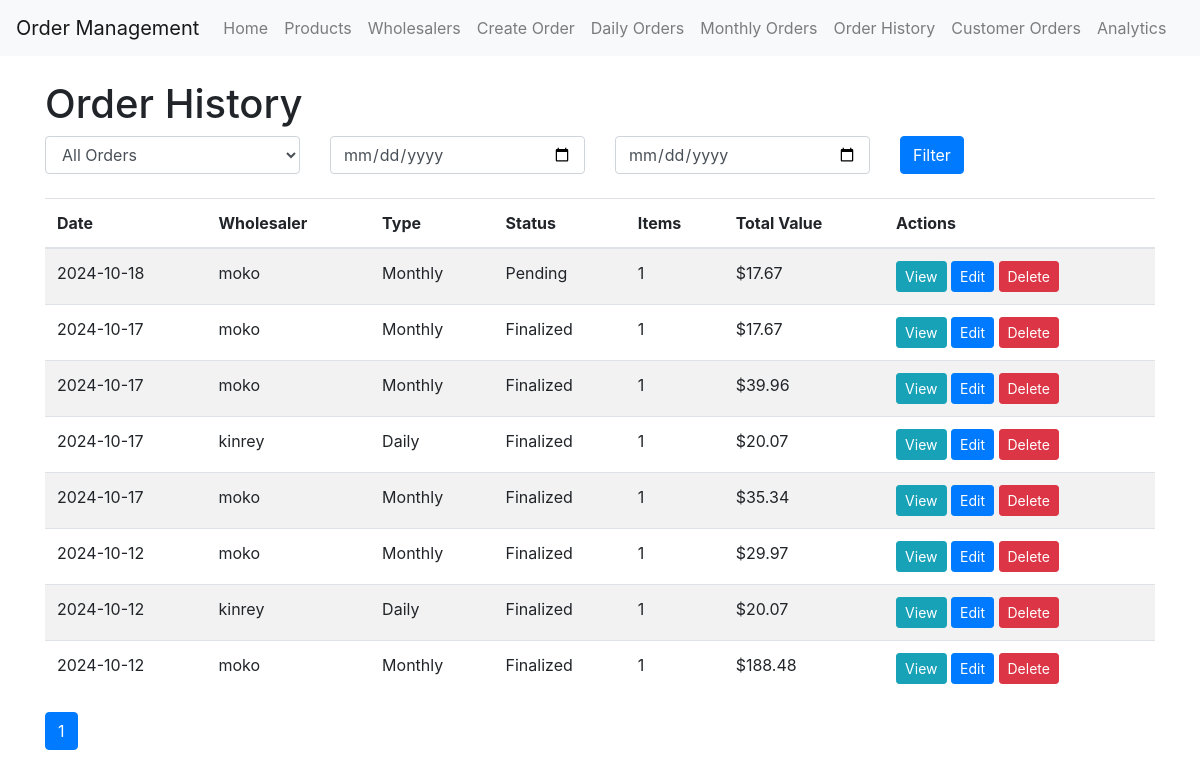
Page /order_history (signed in) on the committed database.
### app/models.py (models this page shows)
class OrderList(db.Model):
    id = db.Column(db.Integer, primary_key=True)
    date = db.Column(db.Date, nullable=False, default=datetime.utcnow().date)
    wholesaler_id = db.Column(db.Integer, db.ForeignKey('wholesaler.id'), nullable=False)
    wholesaler = db.relationship('Wholesaler', back_populates='order_lists')
    items = db.relationship('OrderListItem', back_populates='order_list', cascade='all, delete-orphan')
    status = db.Column(db.String(20), default='pending')  # 'pending', 'finalized'
    type = db.Column(db.String(10), nullable=False)  # 'daily' or 'monthly'
    finalized_date = db.Column(db.DateTime)
    def total_value(self):
        return sum(item.quantity * item.product.price for item in self.items)

class Wholesaler(db.Model):
    id = db.Column(db.Integer, primary_key=True)
    name = db.Column(db.String(100), nullable=False)
    is_daily = db.Column(db.Boolean, default=False)
    contact_person = db.Column(db.String(100))
    email = db.Column(db.String(120))
    phone = db.Column(db.String(20))
    products = db.relationship('Product', back_populates='wholesaler')
    order_lists = db.relationship('OrderList', back_populates='wholesaler')

class OrderListItem(db.Model):
    id = db.Column(db.Integer, primary_key=True)
    order_list_id = db.Column(db.Integer, db.ForeignKey('order_list.id'), nullable=False)
    product_id = db.Column(db.Integer, db.ForeignKey('product.id'), nullable=False)
    quantity = db.Column(db.Integer, nullable=False)
    comment = db.Column(db.Text)
    order_list = db.relationship('OrderList', back_populates='items')
    product = db.relationship('Product', backref='order_items')

class Product(db.Model):
    id = db.Column(db.Integer, primary_key=True)
    product_id = db.Column(db.String(20), unique=True, nullable=False)
    name = db.Column(db.String(100), nullable=False)
    size = db.Column(db.String(50))
    price = db.Column(db.Float, nullable=False)
    wholesaler_id = db.Column(db.Integer, db.ForeignKey('wholesaler.id'), nullable=False)
    wholesaler = db.relationship('Wholesaler', back_populates='products')
    available_in_store = db.Column(db.Boolean, default=True)

### app/main/routes.py (the view)
@bp.route('/order_history')
@login_required
def order_history():
    page = request.args.get('page', 1, type=int)
    per_page = 10  # Number of orders per page
    order_type = request.args.get('type', 'all')
    start_date = request.args.get('start_date')
    end_date = request.args.get('end_date')
    query = OrderList.query.options(
        joinedload(OrderList.items).joinedload(OrderListItem.product)
    )
    if order_type != 'all':
        query = query.filter(OrderList.type == order_type)
    if start_date:
        query = query.filter(OrderList.date >= datetime.strptime(start_date, '%Y-%m-%d').date())
    if end_date:
        query = query.filter(OrderList.date <= datetime.strptime(end_date, '%Y-%m-%d').date())
    sort_by = request.args.get('sort_by', 'date')
    sort_order = request.args.get('sort_order', 'desc')
    if sort_by == 'date':
        query = query.order_by(desc(OrderList.date) if sort_order == 'desc' else OrderList.date)
    elif sort_by == 'wholesaler':
        query = query.join(Wholesaler).order_by(desc(Wholesaler.name) if sort_order == 'desc' else Wholesaler.name)
    orders = query.paginate(page=page, per_page=per_page, error_out=False)
    return render_template('order_history.html', title='Order History', orders=orders,
                           order_type=order_type, start_date=start_date, end_date=end_date,
                           sort_by=sort_by, sort_order=sort_order)

### app/models.py (called while the page is built)
@login.user_loader
def load_user(id):
    return User.query.get(int(id))

### app/templates/order_history.html (shortened to what this page needs)
{% extends "base.html" %}
{% block content %}
<h1>Order History</h1>
<form method="GET" class="mb-4">
    <div class="row">
        <div class="col-md-3">
            <select name="type" class="form-control">
                <option value="all" {% if order_type == 'all' %}selected{% endif %}>All Orders</option>
            </select>
        </div>
        <div class="col-md-3">
            <input type="date" name="start_date" class="form-control" value="{{ start_date or '' }}" placeholder="Start Date">
        </div>
        <div class="col-md-3">
            <input type="date" name="end_date" class="form-control" value="{{ end_date or '' }}" placeholder="End Date">
        </div>
        <div class="col-md-3">
            <button type="submit" class="btn btn-primary">Filter</button>
        </div>
    </div>
</form>
{% if orders.items %}
    <table class="table table-striped">
        <thead>
            <tr>
                <th>Date</th>
                <th>Wholesaler</th>
                <th>Type</th>
                <th>Status</th>
                <th>Items</th>
                <th>Total Value</th>
                <th>Actions</th>
            </tr>
        </thead>
        <tbody>
            {% for order in orders.items %}
                <tr>
                    <td>{{ order.date.strftime('%Y-%m-%d') }}</td>
                    <td>{{ order.wholesaler.name }}</td>
                    <td>{{ order.type|capitalize }}</td>
                    <td>{{ order.status|capitalize }}</td>
                    <td>{{ order.items|length }}</td>
                    <td>
                        ${{ "%.2f"|format(order.total_value()) }}
                    </td>
                    <td>
                        <a href="{{ url_for('main.view_order', order_id=order.id) }}" class="btn btn-sm btn-info">View</a>
                        <a href="{{ url_for('main.edit_order', order_id=order.id) }}" class="btn btn-sm btn-primary">Edit</a>
                        <form action="{{ url_for('main.delete_order', order_id=order.id) }}" method="POST" style="display: inline;">
                            <button type="submit" class="btn btn-sm btn-danger" onclick="return confirm('Are you sure you want to delete this order?')">Delete</button>
                        </form>
                    </td>
                </tr>
            {% endfor %}
        </tbody>
    </table>
    <nav aria-label="Order history pagination">
        <ul class="pagination">
            {% for page in orders.iter_pages() %}
                {% if page %}
                    <li class="page-item {{ 'active' if page == orders.page else '' }}">
                        <a class="page-link" href="{{ url_for('main.order_history', page=page, type=order_type, start_date=start_date, end_date=end_date, sort_by=sort_by, sort_order=sort_order) }}">{{ page }}</a>
                    </li>
                {% else %}
                    <li class="page-item disabled">
                        <span class="page-link">...</span>
                    </li>
                {% endif %}
            {% endfor %}
        </ul>
    </nav>
{% else %}
    <p>No orders found.</p>
{% endif %}
{% endblock %}

### rows in the picture
OrderList: date "2024-10-18", wholesaler.name "moko", type "Monthly", status "Pending", items|length "1"
OrderListItem: total_value "17.67"
OrderList: date "2024-10-17", wholesaler.name "moko", type "Monthly", status "Finalized", items|length "1"
OrderListItem: total_value "17.67"
OrderList: date "2024-10-17", wholesaler.name "moko", type "Monthly", status "Finalized", items|length "1"
OrderListItem: total_value "39.96"
OrderList: date "2024-10-17", wholesaler.name "kinrey", type "Daily", status "Finalized", items|length "1"
OrderListItem: total_value "20.07"
OrderList: date "2024-10-17", wholesaler.name "moko", type "Monthly", status "Finalized", items|length "1"
OrderListItem: total_value "35.34"
OrderList: date "2024-10-12", wholesaler.name "moko", type "Monthly", status "Finalized", items|length "1"
OrderListItem: total_value "29.97"
OrderList: date "2024-10-12", wholesaler.name "kinrey", type "Daily", status "Finalized", items|length "1"
OrderListItem: total_value "20.07"
OrderList: date "2024-10-12", wholesaler.name "moko", type "Monthly", status "Finalized", items|length "1"
OrderListItem: total_value "188.48"

### other values in the picture
{{ page }} "1"
